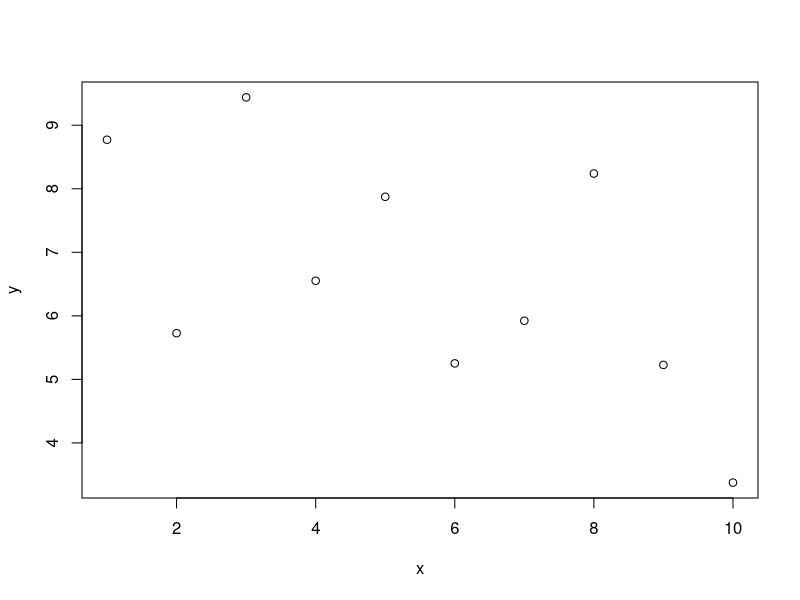
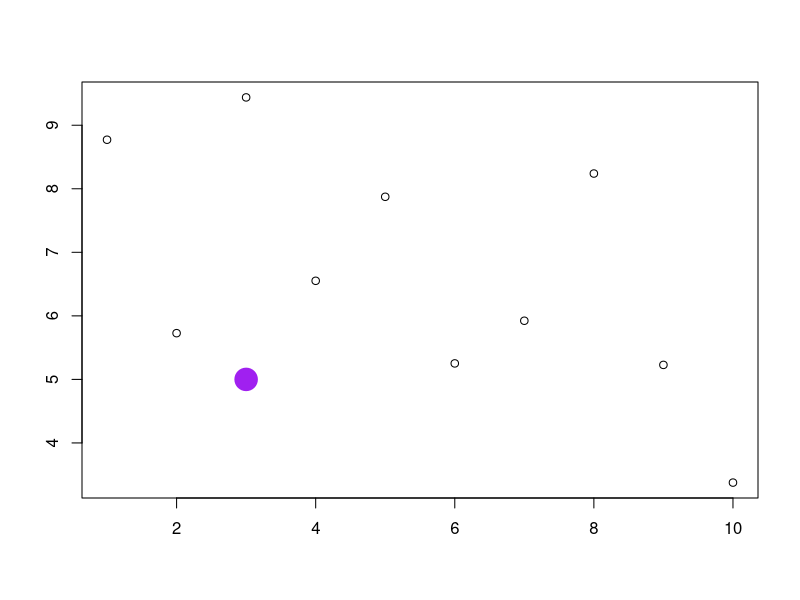
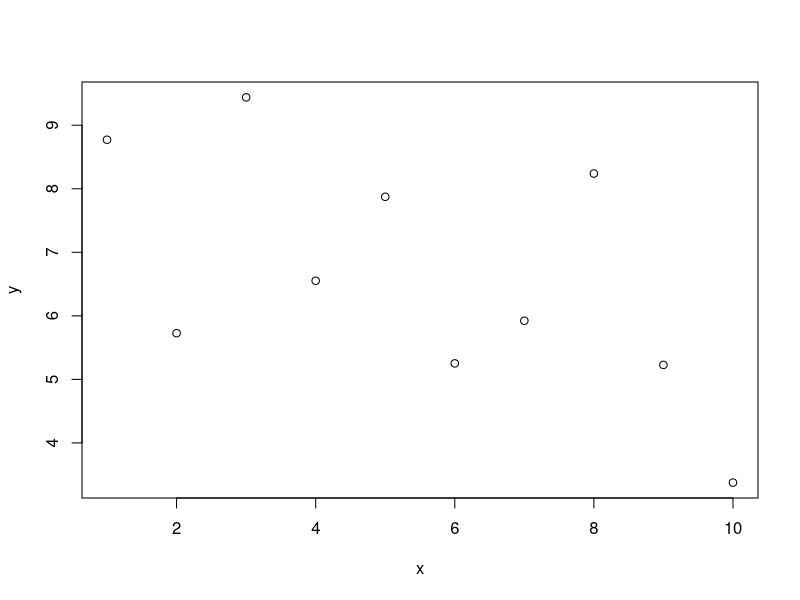
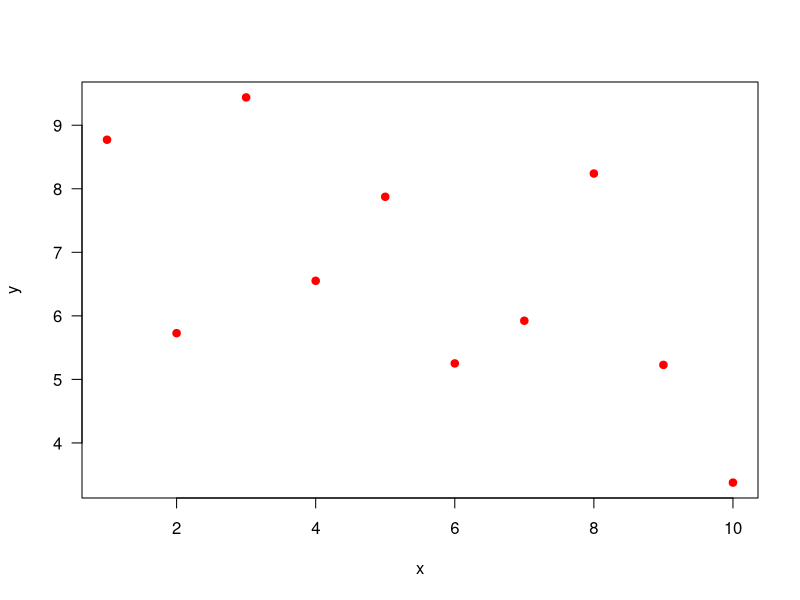
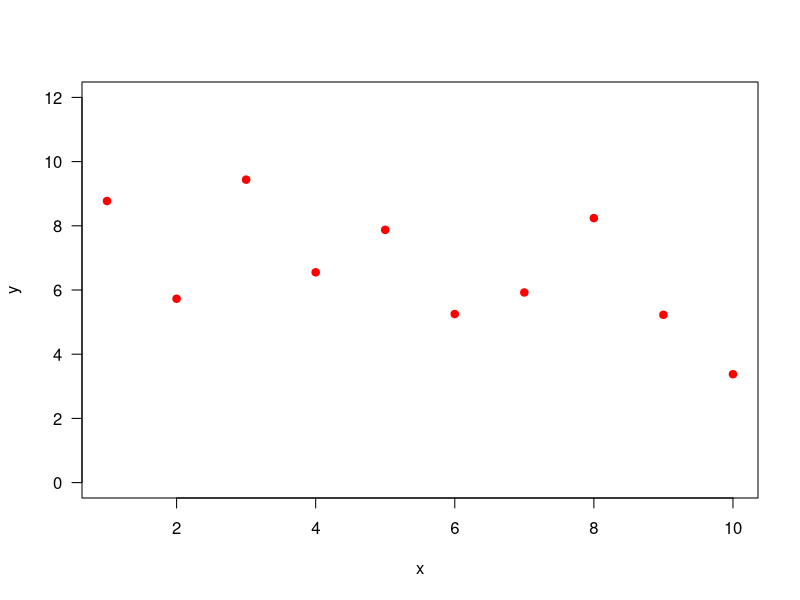
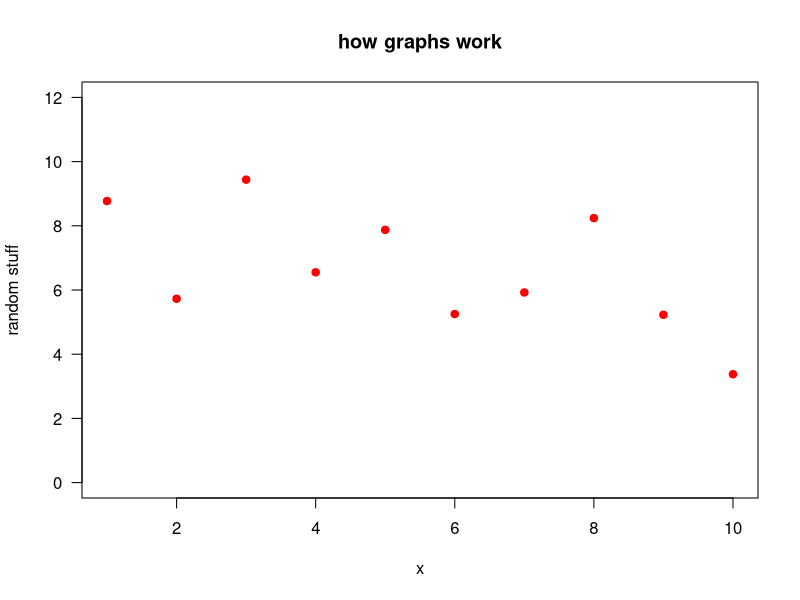
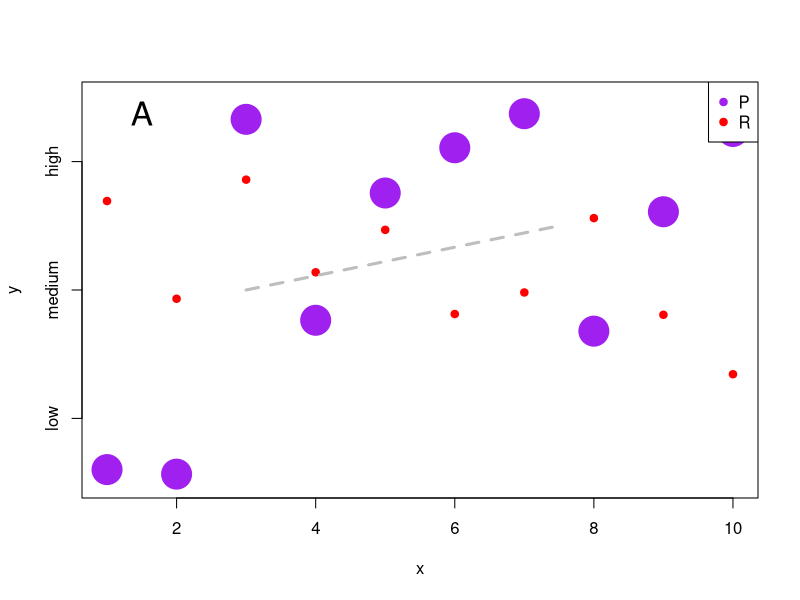
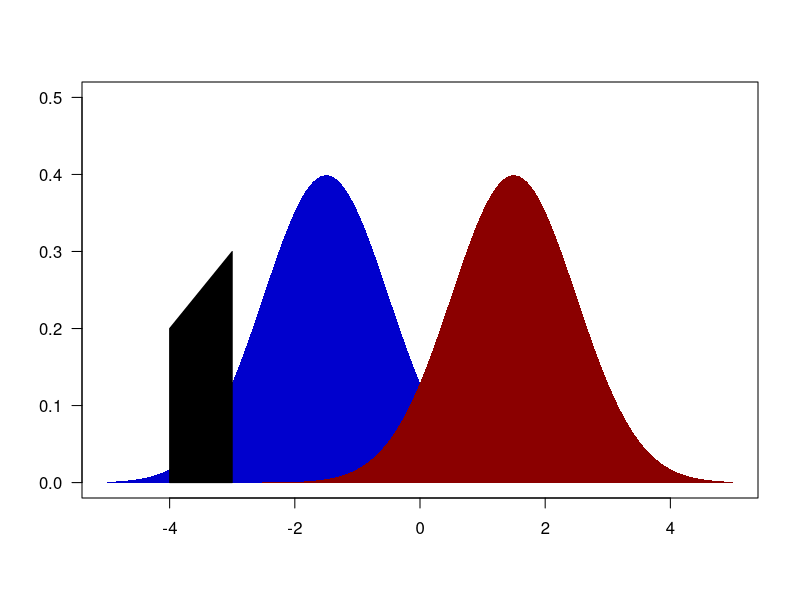

Here is the R script that generated these plots, in order:
#
#
# several graphing scripts
# 1) dot plot from scratch
# 2) use polygon()
# 3) multipanel using par(fig())
# 
# 
#

# ------------------------------------------------------------------------------
# --- 1) dot plot from scratch -----
# Building a graph from scratch
# To show how R allows you to customise your graphs


# --- SIMULATE DATA ---
# vector for the x values: 
# the () around x <- c(1:10) makes R show the output
(x <- c(1:10))

# a set of 10 random numbers between 3 and 10 
(y <- runif(10, 3,10))

# --- start plotting -------
# lets plot this 
plot(x,y)


# what does R really do?
# ADVANCED: trick to get the min and max values for the x and y axis
xlim <- range(x)
ylim <- range(y)

# plot an empty plot
plot(NA,  ylim = ylim, xlim = xlim, xlab = "", ylab = "", xaxt = "n", yaxt = "n", bty = "n")  # 

# draw linea round the plotting are (set by the xlim and ylim as defined above)
box()


# R basically provides you with a frame to draw on
# let's draw the same points as in the plot(x,y)
points(x,y)

# add a single point
points(3, 5, pch = 19, col = "purple", cex = 3)

# add axis
axis(1); axis(2)
# hopefully this gives you an idea about the moudaliry of an R plot.
# many of the different components can be customised
# in the next section I show how you can do some fun changes to your plot
# to make it much better than the standard version


# --- MAKING THE GRAPH ---
# lets use plot and take control over the plotting
plot(x,y)

# how can we manipulate this?
# use ? to see what the plot function has to offer
?plot
# for many tweaks such as line and symbol types, check
?par

# I dislike the orientation of the y labes, change to horizontal (las = 1)
# also, like the circle to be filled (pch = 19) and red (col = red)
plot(x, y, las = 1, pch = 19, col = "red")

# R by default determines the sizes of the axis, but we can set this
# y axis is too short ylim = c(0, 12)
plot(x,y, las = 1, pch = 19, ylim = c(0,12), col = "red")

# don't like the y label, use ylab = (or xlab for the x-axis, main for the main title)
plot(x,y, las = 1, pch = 19, ylim = c(0, 12), col = "red", ylab= "random stuff", main="how graphs work")


#to many tickmarks for my taste. R lets you suppress any axis (xaxt = "n" for xor yaxt for y) and determines yourself 
# how you like it using axis() 
plot(x, y, las = 1, pch = 19, ylim = c(0, 12), col = "red", yaxt = "n")
# ok, axis ticks and labels gone
# let's make my own. First argument gives which axis you want: 1 = x, 2=y,3 top, 4 right side
axis(2,c(2,6, 10), labels = c("low","medium","high"))

# lets add some more data
y2 <- runif(10, 0,12)
# make sure this still falls with the range as set by ylim!!!
# lets plot y2 againts x (make sure this has the same number of entries (use length()))
# and make them nice and big (use lwd) 
points(x, y2, pch = 19, col = "purple", cex = 4)

# we can add a line wherever we'd like
lines(c(3, 7.5), c(6, 8), col= "grey", lwd = 3, lty = "dashed")

# this is panel A, so we like to have an A in the left top. at coordinates 1.5, 11.5
# but pretty big! (use cex (1 is standard))
text(1.5, 11.5, "A", cex = 2)

# add a rather random legend (just to show how it works)
legend("topright", c("P", "R"), pch = c(19, 19), col = c("purple", "red"))

# ------------------------------------------------------------------------------
# --- 2) use polygon() ----

# --- function to draw a gaussian curve ---
gaussian <- function(x, offset) {
	1/sqrt(2 * pi) * exp(-0.5 * (x-offset) ^ 2)
	}
# --- end of function declaration ---
	
# --- variables for the figure	
x <- seq(-5, 5, 0.01)					# sequence of x values
colours <- c("#0000CD", "#8B0000")		# colours
alpha <- c("FF")						# transparency
lwd  <- 2.3								# thickness of line
xlim <- c(-5, 5)							# range for x-axis
ylim <- c(0, 0.5)						# range for y-axis

# postition of the mean of the gaussians
offset <- c(-1.5, 1.5)

# --- start the plotting routine ----
plot(NA, ylim = ylim, xlim = xlim,  xlab="",ylab="", type = "l", lwd = lwd, col = paste(colours[1], alpha, sep =""), las = 1)

# first gaussian
polygon(c(x[1], x, x[length(x)]), c(0, gaussian(x, offset[1]), 0), col = paste(colours[1], alpha, sep = ""), border = NA)

# second gaussian
polygon(c(x[1], x, x[length(x)]),c(0, gaussian(x, offset[2]), 0), col = paste(colours[2], alpha, sep = ""), border = NA)


# lets add a point object to the figure
polygon(c(rep(-4, 2), rep(-3, 2)), c(0, 0.2, 0.3, 0), col = "black")
# --- end of code ----


# ------------------------------------------------------------------------------
# --- 3) multipanels -------
# example to show plot area 
# show use of multi panel
#
#

dims <- c(5, 8)
col.t <- c("blue", "red")

# ------------------------------------------------------------------------------
# NOTE: once you define the par(), R remembers this
# so if you make a multipanel with different
# number of rows for example, you got to set it back to
# par(mfrow = c(1,1)) to get the standard 'one plot'

pdf("general.layout2b.pdf", width = dims[1], height = dims[2] )
par(mar = c(4, 4, 3, 2), oma = c(3, 3, 3, 3))
y <- x <- c(1:10)
xlim.t <- range(x)
ylim.t <- range(y)
#plot(NA, xlim = xlim.t, ylim = ylim.t, ylab = "", xlab = "", xaxt = "n", yaxt = "n")
plot(NA, xlim = xlim.t, ylim = ylim.t)

text((0.5 * xlim.t[2]), (0.5 * ylim.t[2]), "PLOT AREA")

mtext("PLOT MARGIN (mar = c(4, 4, 3, 2))", side = 3, line = 1, col = col.t[1])
box("figure", col = col.t[1])
mtext("l = 0", side = 3, line = 0, col = col.t[1], adj = 1)
mtext("l = 1", side = 3, line = 1, col = col.t[1], adj = 1)
mtext("l = 2", side = 3, line = 2, col = col.t[1], adj = 1)
#mtext("l = 3", side = 3, line = 3, col = col.t[1], adj = 1)

mtext("OUTER MARGIN (oma = c(3, 3, 3, 3))", side = 1, line = 1, col = col.t[2], outer = TRUE)
box("outer", col = col.t[2])
mtext("l = 0", side = 1, line = 0, col = col.t[2], adj = 1, outer = TRUE)
mtext("l = 1", side = 1, line = 1, col = col.t[2], adj = 1,outer = TRUE)
mtext("l = 2", side = 1, line = 2, col = col.t[2], adj = 1, outer = TRUE)
#mtext("l = 3", side = 1, line = 2.5, col = col.t[2], adj = 1, outer = TRUE)
box("outer", col = col.t[2])
dev.off()



# ------------------------------------------------------------------------------
# --- multiple panels ---


# two rows, one column
par(mfcol = c(2,1))

par(oma = c(3, 3, 3, 3))

# first plot
par(mar = c(3, 3, 3, 3))
plot(NA, xlim = xlim.t, ylim = ylim.t, ylab = "", xlab = "", xaxt = "n", yaxt = "n")
text((0.5 * xlim.t[2]), (0.5 * ylim.t[2]), "PLOT 1")
box("figure", col = col.t[1])
mtext("PLOT 1 MARGIN (mar = c(3, 3, 3, 3))", side = 3, line = 1, col = col.t[1])


# plot 2
par(mar = c(2, 1.5, 4, 0))
plot(NA, xlim = xlim.t, ylim = ylim.t, ylab = "", xlab = "", xaxt = "n", yaxt = "n")
text((0.5 * xlim.t[2]), (0.5 * ylim.t[2]), "PLOT 2")
box("figure", col = col.t[1])
box("outer", col = col.t[2])
mtext("PLOT 2 MARGIN (mar = c(2, 1.5, 4, 0))", side = 3, line = 1, col = col.t[1])

#
mtext("OUTER MARGIN (oma = c(3, 3, 3, 3))", side = 3, line = 1, col = col.t[2], outer = TRUE)

# --- multipanel using par(fig()) -----

# fig() takes coordinates of the corners of the plotting region (mar)
# relative to the whole plotting region (oma)
# fig  takes c(x1, x2, y1, y2)

# quartz()
par(oma = c(1, 1, 1, 1))

par(fig = c(0, 0.5, 0, 1), mar = c(3, 3, 3, 3), xpd = NA)
plot(NA, xlim = xlim.t, ylim = ylim.t, ylab = "", xlab = "", xaxt = "n", yaxt = "n")
text((0.5 * xlim.t[2]), (0.5 * ylim.t[2]), "PLOT 1")
box("figure", col = col.t[1])
mtext("PLOT 1 MARGIN (mar = c(3, 3, 3, 3))", side = 3, line = 1, col = col.t[1])

par(new = TRUE, fig = c(0.5, 1, 0, 0.5))
plot(NA, xlim = xlim.t, ylim = ylim.t, ylab = "", xlab = "", xaxt = "n", yaxt = "n")
text((0.5 * xlim.t[2]), (0.5 * ylim.t[2]), "PLOT 2")
box("figure", col = col.t[1])
box("outer", col = col.t[2])


par(new = TRUE, fig = c(0.55, 0.95, 0.6, 0.95), mar = c(1, 2, 1, 1))
plot(NA, xlim = xlim.t, ylim = ylim.t, ylab = "", xlab = "", xaxt = "n", yaxt = "n")
text((0.5 * xlim.t[2]), (0.5 * ylim.t[2]), "PLOT 3")
box("figure", col = col.t[1])
box("outer", col = col.t[2])


mtext("OUTER MARGIN (oma = c(1, 1, 1, 1))", side = 3, line = 0, col = col.t[2], outer = TRUE)
# ------------------------------------------------------------------------------





